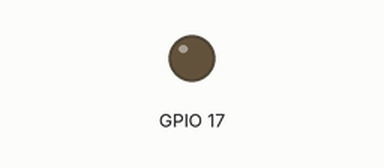
A program run on a simulated Raspberry Pi (BCM pin numbers). Shown: output pins drawn as LEDs (lit = HIGH). What the program prints to the terminal is not drawn. At 32.0 s the program stops and its outputs stay as they are.

Above: at 0.05 s.
At 1.3 s:
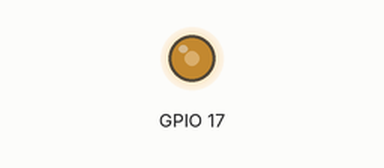
At 2.6 s:
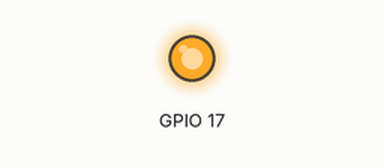
At 5.2 s:
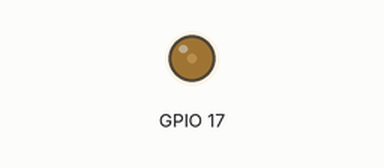
Timing chart, 0 to 8.3 s (numbered marks = the images above):
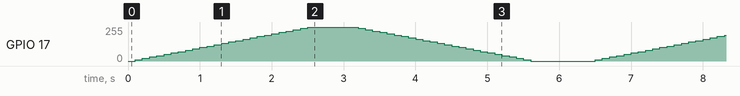

The program:

breathing_led_sensorHAT.py
```python
#!/usr/bin/python
"""
breathing_led_sensorHAT.py -LED 22 -start 0 -step 5 -stop 6

2021/03/25  プログラム起動時に設定値を渡せるようにした。
2021/03/27  微修正
2021/03/29  stopカウンターを追加


scp -r sensorHAT pi@192.168.68.126:/home/pi
scp -r sensorHAT/*.py pi@192.168.68.126:/home/pi/sensorHAT

scp -r sensorHAT/*.py pi@172.20.10.6:/home/pi/sensorHAT
"""

import RPi.GPIO as GPIO
import time
import argparse

p = argparse.ArgumentParser()
p.add_argument("-LED_pin",  help="led pin number"  ,   type=int, default= 17)
p.add_argument("-start"  ,  help="start duty cycle",   type=int, default= 0)
p.add_argument("-step"   ,  help="duty cycle step" ,   type=int, default= 4)
p.add_argument("-stop_n" ,  help="stop count n"    ,   type=int, default= 5)
args = p.parse_args()

LEDPIN = args.LED_pin
# pinは17,26,2７のみ指定できる
if LEDPIN not in (17,26,27):
    print('error')
    # LEDPIN = 5

start_duty_cycle = args.start
if start_duty_cycle < 0 or start_duty_cycle > 100:
    print('error')
    start_duty_cycle = 0

duty_cycle_step  = args.step
if duty_cycle_step < 1 or duty_cycle_step > 100:
    print('error')
    duty_cycle_step = 4

stop_n = args.stop_n

print('LED pin =',LEDPIN,' start =',start_duty_cycle,' step =',duty_cycle_step,' stop_count =',stop_n)


#set BCM_GPIO 18(GPIO1) as LED pin
iR_LED = '22' # iR用なので注意


#print message at the begining ---custom function
def print_message():
    print ('Program is start')

#setup function for some setup---custom function
def setup():
    global p
    GPIO.setwarnings(False)
    #set the gpio modes to BCM numbering
    GPIO.setmode(GPIO.BCM)
    #set all LedPin's mode to output,and initial level to HIGH(3.3V)
    GPIO.setup(LEDPIN,GPIO.OUT,initial=GPIO.LOW)
    #set LEDPIN as PWM output,and frequency=100Hz
    p = GPIO.PWM(LEDPIN,100)
    #set p begin with ualue 0
    p.start(0)

#main function
def main():
    #print info
    print_message()
    # print('LED pin =',LEDPIN,' start =',start_duty_cycle,' step =',duty_cycle_step,' stop_count =')
    # print('LED pin =',LEDPIN,' start =',start_duty_cycle,' step =',duty_cycle_step,' stop_count =',stop_n)
    n = stop_n
    while n > 0:
        print(">>   点灯 duty cycle  ")
        #increase duty cycle from 0 to 100
        for dc in range(start_duty_cycle,101,duty_cycle_step):
            #chang duty cycle to dc
            p.ChangeDutyCycle(dc)
            time.sleep(0.1)
        p.ChangeDutyCycle(100)
        time.sleep(0.5)
        print(">>   消灯 duty cycle   ")
        #decrease duty cycle from 100 to 0
        for dc in range(100,-1,-duty_cycle_step):
            #change duty cycle to dc
            p.ChangeDutyCycle(dc)
            time.sleep(0.1)
        p.ChangeDutyCycle(0)
        time.sleep(0.7)
        n = n -1


#define a destroy function for clean up everything after the script finished
def destroy():
    #stop p
    p.stop()
    #turn off led
    GPIO.output(LEDPIN,GPIO.LOW)
    #release resource
    GPIO.cleanup()
    pass

# if run this script directly ,do:
if __name__ == '__main__':
    setup()
    try:
        main()
    #when 'Ctrl+C' is pressed,child program destroy() will be executed.
    except KeyboardInterrupt:
        destroy()
        pass
    pass
```
